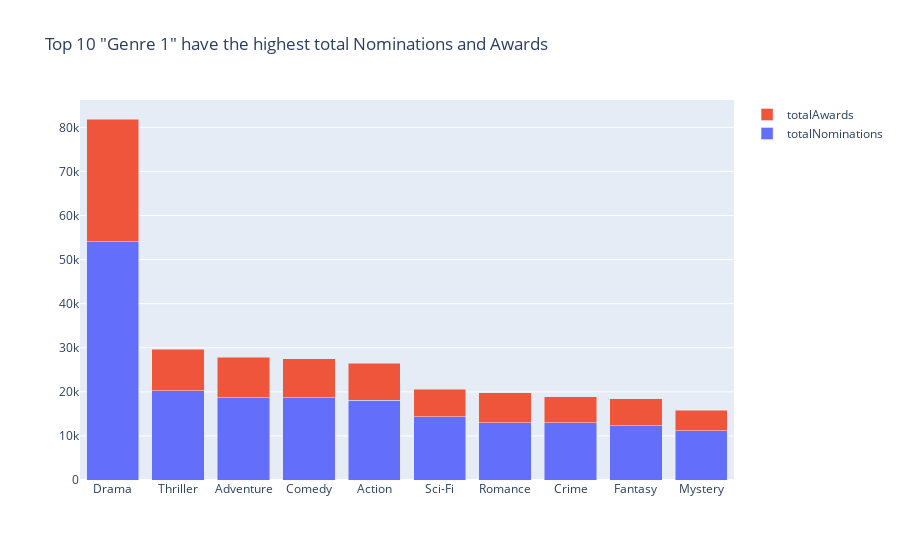

The notebook cell this image was saved under:
### Code cell
fig = go.Figure(data=[
    go.Bar(name='totalNominations', x=tan_genre1.index, y=tan_genre1['totalNominations']),
    go.Bar(name='totalAwards', x=tan_genre1.index, y=tan_genre1['totalAwards'])
   
])

fig.update_layout(barmode='stack', title='Top 10 "Genre 1" have the highest total Nominations and Awards')

# Hiển thị biểu đồ
fig.show()

### Figure 1 — Plotly figure (JSON) as saved in the notebook; plotly's stock layout.template omitted (floating-point values rounded to 4 significant figures)
{"data": [{"name": "totalNominations", "type": "bar", "x": ["Drama", "Thriller", "Adventure", "Comedy", "Action", "Sci-Fi", "Romance", "Crime", "Fantasy", "Mystery"], "y": [54035, 20210, 18614, 18637, 18082, 14393, 13039, 13018, 12289, 11127]}, {"name": "totalAwards", "type": "bar", "x": ["Drama", "Thriller", "Adventure", "Comedy", "Action", "Sci-Fi", "Romance", "Crime", "Fantasy", "Mystery"], "y": [27854, 9502, 9251, 8910, 8387, 6245, 6710, 5920, 6097, 4655]}], "layout": {"barmode": "stack", "title": {"text": "Top 10 \"Genre 1\" have the highest total Nominations and Awards"}}}
